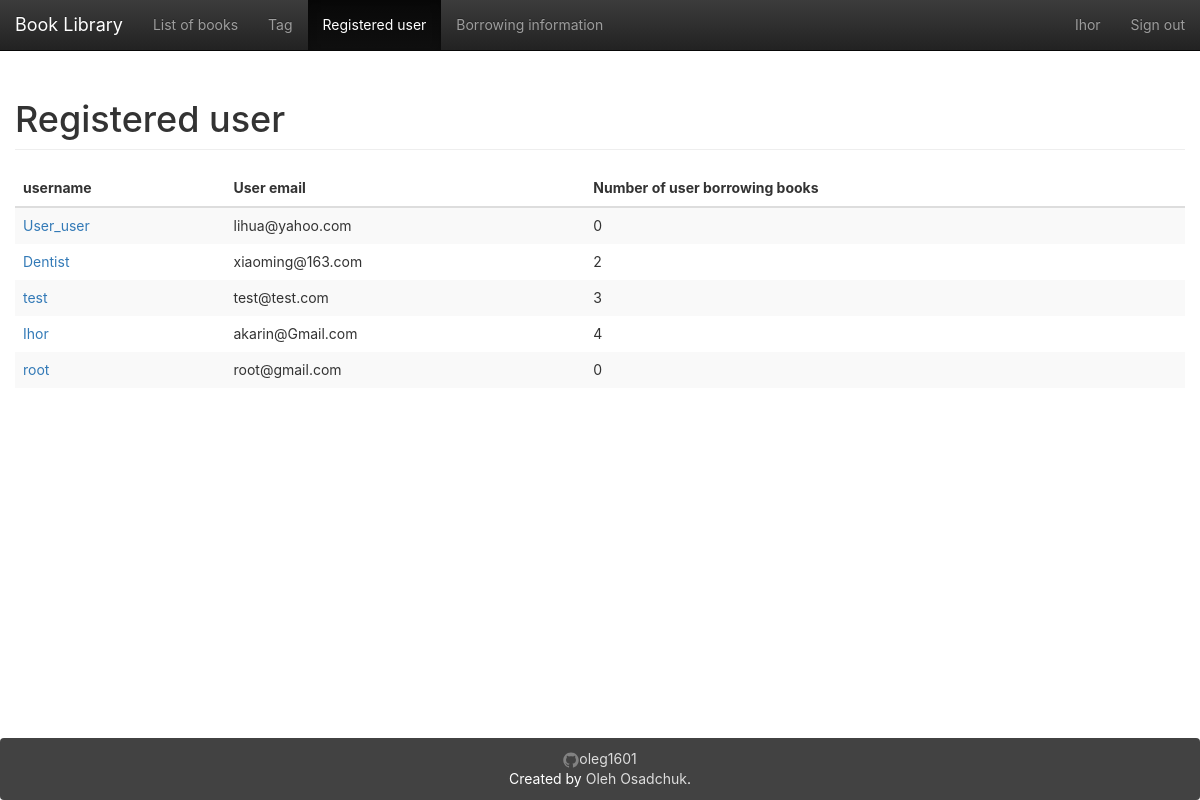
Screenshot of /users/ (signed in) with the database file from the repository.
### app/models.py (models this page shows, shortened)
class User(UserMixin, db.Model):
    __tablename__ = 'users'
    id = db.Column(db.Integer, primary_key=True)
    email = db.Column(db.String(64), unique=True)
    name = db.Column(db.String(64))
    password_hash = db.deferred(db.Column(db.String(128)))
    major = db.Column(db.String(128))
    role_id = db.Column(db.Integer, db.ForeignKey('roles.id'))
    headline = db.Column(db.String(32), nullable=True)
    about_me = db.deferred(db.Column(db.Text, nullable=True))
    about_me_html = db.deferred(db.Column(db.Text, nullable=True))
    avatar = db.Column(db.String(128))
    member_since = db.Column(db.DateTime(), default=datetime.utcnow)
    @property
    def password(self):
        raise AttributeError('password is not readable attribute')
    def can(self, permissions):
        return self.role is not None and \
               (self.role.permissions & permissions) == permissions
    logs = db.relationship('Log',
                           backref=db.backref('user', lazy='joined'),
                           lazy='dynamic',
                           cascade='all, delete-orphan')
    comments = db.relationship('Comment',
                               backref=db.backref('user', lazy='joined'),
                               lazy='dynamic',
                               cascade='all, delete-orphan')

### app/main/user/views.py (the view)
@user.route('/')
@login_required
def index():
    page = request.args.get('page', 1, type=int)
    pagination = User.query.order_by(User.id.desc()).paginate(page, per_page=10)
    users = pagination.items
    return render_template("user.html", users=users, pagination=pagination, title=u"Registered user")

### app/main/__init__.py (called while the page is built)
@lm.user_loader
def load_user(id):
    return User.query.get(int(id))

### app/main/index/views.py (called while the page is built)
@main.app_context_processor
def inject_permissions():
    return dict(Permission=Permission)

### app/main/user/templates/user.html (shortened to what this page needs)
{% extends "base.html" %}
{% from "bootstrap/pagination.html" import render_pagination %}
{% block mycontent %}
    <table class="table table-striped table-hover">
        <h1 class="page-header">{{ title }}</h1>
        <thead>
        <tr>
            <th>username</th>
            <th>User email</th>
            <th>Number of user borrowing books</th>
        </tr>
        </thead>
        <tbody>
        {% for user in users %}
            <tr class="animated fadeIn delay-{{ loop.index0 }}">
                <td><a href="{{ url_for('user.detail',user_id=user.id) }}">{{ user.name }}</a></td>
                <td>{{ user.email }}</td>
                <td>{{ user.logs.count() }}</td>
            </tr>
        {% endfor %}
        </tbody>
    </table>
{% endblock %}

### app/templates/base.html (shortened to what this page needs)
{%- extends "bootstrap/base.html" -%}
{%- from 'bootstrap/utils.html' import flashed_messages,icon -%}
{%- block styles -%}
    <link href="{{ url_for('static',filename='css/bootstrap.min.css') }}" rel="stylesheet">
    <link href="{{ url_for('static',filename='css/bootstrap-theme.min.css') }}" rel="stylesheet">
    <link href="{{ url_for('static',filename='css/main.css') }}" rel="stylesheet">
{%- endblock -%}
{%- block body_attribs %} class="Site"{%- endblock -%}
{%- block navbar -%}
    <nav class="navbar  navbar-inverse navbar-fixed-top">
        <div class="container-fluid">
            <div class="navbar-header">
                <a class="navbar-brand" href="{{ url_for('main.index') }}">Book Library</a>
            </div>
            <div class="collapse navbar-collapse" id="bs-example-navbar-collapse-1">
                <ul class="nav navbar-nav">
                    <li {%- if request.path == url_for('book.index') %} class="active"{%- endif -%} ><a
                            href="{{ url_for('book.index') }}">List of books</a></li>
                    {%- if current_user.is_authenticated -%}
                        <li {%- if request.path == url_for('book.tags') %} class="active"{%- endif -%} ><a
                                href="{{ url_for('book.tags') }}">Tag</a></li>
                        <li {%- if request.path == url_for('user.index') %} class="active"{%- endif -%} ><a
                                href="{{ url_for('user.index') }}">Registered user</a></li>
                        <li {%- if request.path == url_for('log.index') %} class="active"{%- endif -%} ><a
                                href="{{ url_for('log.index') }}">Borrowing information</a></li>
                    {%- endif -%}
                </ul>
                <ul class="nav navbar-nav navbar-right">
                    {%- if current_user.is_authenticated -%}
                        <li  >
                            <a href="{{ url_for('user.detail',user_id=current_user.id) }}">{{ current_user.name }}</a>
                        </li>
                        <li><a href="{{ url_for('auth.logout') }}">Sign out</a></li>
                    {%- else -%}
                        <li><a href="{{ url_for('auth.login') }}">Sign in</a></li>
                    {%- endif -%}
                </ul>
            </div>
        </div>
    </nav>
{%- endblock -%}
{%- block content -%}
    <main class="container-fluid Site-content">
        {%- block mycontent -%}{%- endblock -%}
    </main>
    <footer class="panel panel-inverse">
        <div id="site-footer-content">
            <div><a href="https://github.com/oleg1601" target="_blank"><span
                    class="icon icon--github"></span><span class="username">oleg1601</span></a></div>
            <span class="line-wrap">Created by <a href="https://github.com/oleg1601">Oleh Osadchuk</a>.</span>
        </div>
    </footer>
{%- endblock -%}

### app/static/css/main.css (style rules this page uses)
html, body { height: 100%; width: 100%; margin: 0; padding: 0; }
.Site { display: -webkit-box; display: -moz-box; display: -ms-flexbox; display: -webkit-flex; display: flex; flex-direction: column; }
.Site-content { -webkit-box-flex: 1 0 auto; -moz-box-flex: 1 0 auto; -webkit-flex: 1 0 auto; -ms-flex: 1 0 auto; flex: 1 0 auto; width: 100%; margin-top: 60px; }
.panel.panel-inverse { -webkit-box-flex: none; -moz-box-flex: none; -webkit-flex: none; -ms-flex: none; flex: none; margin-bottom: 0; background-color: #424242; color: white; text-align: center; padding: 1rem; }
.panel.panel-inverse a { color: #ddd; }
.line-wrap { display: inline-block; }
.icon > svg { display: inline-block; width: 16px; height: 16px; vertical-align: middle; }
html, body, main { font-family: -apple-system, "Helvetica Neue", Helvetica, Arial, sans-serif; }
.animated { -webkit-animation-fill-mode: both; -moz-animation-fill-mode: both; -ms-animation-fill-mode: both; -o-animation-fill-mode: both; animation-fill-mode: both; -webkit-animation-duration: 1s; -moz-animation-duration: 1s; -ms-animation-duration: 1s; -o-animation-duration: 1s; animation-duration: 1s; }
.delay-0 { -webkit-animation-delay: .05s; -moz-animation-delay: .05s; -o-animation-delay: .05s; animation-delay: .05s; }
.delay-1 { -webkit-animation-delay: .10s; -moz-animation-delay: .10s; -o-animation-delay: .10s; animation-delay: .10s; }
.delay-2 { -webkit-animation-delay: .15s; -moz-animation-delay: .15s; -o-animation-delay: .15s; animation-delay: .15s; }
.delay-3 { -webkit-animation-delay: .20s; -moz-animation-delay: .20s; -o-animation-delay: .20s; animation-delay: .20s; }
.delay-4 { -webkit-animation-delay: .25s; -moz-animation-delay: .25s; -o-animation-delay: .25s; animation-delay: .25s; }
.fadeIn { -webkit-animation-name: fadeIn; -moz-animation-name: fadeIn; -o-animation-name: fadeIn; animation-name: fadeIn; }
.table.table-striped { border: none; }
.table.table-striped td { border: none; }

### rows the page displays
User: name "Ihor", email "akarin@Gmail.com", logs.count "4"
User: name "User_user", email "lihua@yahoo.com", logs.count "0"
User: name "Dentist", email "xiaoming@163.com", logs.count "2"
User: name "test", email "test@test.com", logs.count "3"
User: name "root", email "root@gmail.com", logs.count "0"

### other values shown
{{ title }} "Registered user"
